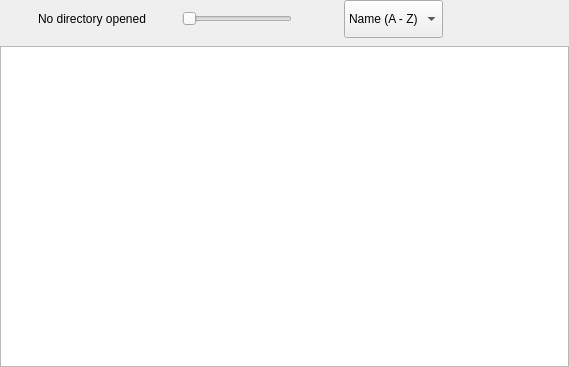
<?xml version="1.0" encoding="UTF-8"?>
<ui version="4.0">
 <class>FolderView</class>
 <widget class="QWidget" name="FolderView">
  <property name="geometry">
   <rect>
    <x>0</x>
    <y>0</y>
    <width>569</width>
    <height>367</height>
   </rect>
  </property>
  <property name="focusPolicy">
   <enum>Qt::StrongFocus</enum>
  </property>
  <property name="windowTitle">
   <string>Form</string>
  </property>
  <layout class="QVBoxLayout" name="verticalLayout">
   <property name="spacing">
    <number>8</number>
   </property>
   <property name="leftMargin">
    <number>0</number>
   </property>
   <property name="topMargin">
    <number>0</number>
   </property>
   <property name="rightMargin">
    <number>0</number>
   </property>
   <property name="bottomMargin">
    <number>0</number>
   </property>
   <item>
    <widget class="QWidget" name="panel" native="true">
     <property name="sizePolicy">
      <sizepolicy hsizetype="Preferred" vsizetype="Fixed">
       <horstretch>0</horstretch>
       <verstretch>0</verstretch>
      </sizepolicy>
     </property>
     <property name="minimumSize">
      <size>
       <width>0</width>
       <height>38</height>
      </size>
     </property>
     <property name="maximumSize">
      <size>
       <width>16777215</width>
       <height>38</height>
      </size>
     </property>
     <property name="accessibleName">
      <string>FolderViewPanel</string>
     </property>
     <layout class="QHBoxLayout" name="horizontalLayout_5">
      <property name="spacing">
       <number>0</number>
      </property>
      <property name="leftMargin">
       <number>0</number>
      </property>
      <property name="topMargin">
       <number>0</number>
      </property>
      <property name="rightMargin">
       <number>0</number>
      </property>
      <property name="bottomMargin">
       <number>0</number>
      </property>
      <item>
       <widget class="ActionButton" name="openButton" native="true">
        <property name="sizePolicy">
         <sizepolicy hsizetype="Minimum" vsizetype="Fixed">
          <horstretch>0</horstretch>
          <verstretch>0</verstretch>
         </sizepolicy>
        </property>
        <property name="minimumSize">
         <size>
          <width>38</width>
          <height>38</height>
         </size>
        </property>
        <property name="maximumSize">
         <size>
          <width>38</width>
          <height>38</height>
         </size>
        </property>
        <property name="accessibleName">
         <string>PanelButton</string>
        </property>
       </widget>
      </item>
      <item>
       <layout class="QHBoxLayout" name="horizontalLayout_3">
        <property name="spacing">
         <number>0</number>
        </property>
        <property name="leftMargin">
         <number>0</number>
        </property>
        <property name="topMargin">
         <number>0</number>
        </property>
        <property name="rightMargin">
         <number>0</number>
        </property>
        <property name="bottomMargin">
         <number>0</number>
        </property>
        <item>
         <widget class="QLabel" name="directoryPathLabel">
          <property name="sizePolicy">
           <sizepolicy hsizetype="Minimum" vsizetype="Preferred">
            <horstretch>0</horstretch>
            <verstretch>0</verstretch>
           </sizepolicy>
          </property>
          <property name="minimumSize">
           <size>
            <width>120</width>
            <height>0</height>
           </size>
          </property>
          <property name="accessibleName">
           <string>FolderViewPathBar</string>
          </property>
          <property name="text">
           <string>No directory opened</string>
          </property>
         </widget>
        </item>
       </layout>
      </item>
      <item>
       <spacer name="horizontalSpacer">
        <property name="orientation">
         <enum>Qt::Horizontal</enum>
        </property>
        <property name="sizeType">
         <enum>QSizePolicy::MinimumExpanding</enum>
        </property>
        <property name="sizeHint" stdset="0">
         <size>
          <width>10</width>
          <height>20</height>
         </size>
        </property>
       </spacer>
      </item>
      <item>
       <layout class="QHBoxLayout" name="horizontalLayout_4">
        <property name="spacing">
         <number>6</number>
        </property>
        <property name="leftMargin">
         <number>2</number>
        </property>
        <property name="topMargin">
         <number>0</number>
        </property>
        <property name="rightMargin">
         <number>2</number>
        </property>
        <property name="bottomMargin">
         <number>0</number>
        </property>
        <item>
         <widget class="QSlider" name="zoomSlider">
          <property name="sizePolicy">
           <sizepolicy hsizetype="Fixed" vsizetype="Fixed">
            <horstretch>0</horstretch>
            <verstretch>0</verstretch>
           </sizepolicy>
          </property>
          <property name="minimumSize">
           <size>
            <width>110</width>
            <height>0</height>
           </size>
          </property>
          <property name="maximumSize">
           <size>
            <width>110</width>
            <height>16777215</height>
           </size>
          </property>
          <property name="focusPolicy">
           <enum>Qt::NoFocus</enum>
          </property>
          <property name="contextMenuPolicy">
           <enum>Qt::NoContextMenu</enum>
          </property>
          <property name="accessibleName">
           <string>FolderViewSlider</string>
          </property>
          <property name="orientation">
           <enum>Qt::Horizontal</enum>
          </property>
          <property name="tickPosition">
           <enum>QSlider::NoTicks</enum>
          </property>
         </widget>
        </item>
       </layout>
      </item>
      <item>
       <widget class="ActionButton" name="showLabelsButton" native="true">
        <property name="minimumSize">
         <size>
          <width>38</width>
          <height>38</height>
         </size>
        </property>
        <property name="maximumSize">
         <size>
          <width>38</width>
          <height>38</height>
         </size>
        </property>
        <property name="accessibleName">
         <string>CheckableButton</string>
        </property>
       </widget>
      </item>
      <item>
       <spacer name="horizontalSpacer_3">
        <property name="orientation">
         <enum>Qt::Horizontal</enum>
        </property>
        <property name="sizeType">
         <enum>QSizePolicy::Maximum</enum>
        </property>
        <property name="sizeHint" stdset="0">
         <size>
          <width>12</width>
          <height>20</height>
         </size>
        </property>
       </spacer>
      </item>
      <item>
       <widget class="QComboBox" name="sortingComboBox">
        <property name="sizePolicy">
         <sizepolicy hsizetype="Preferred" vsizetype="MinimumExpanding">
          <horstretch>0</horstretch>
          <verstretch>0</verstretch>
         </sizepolicy>
        </property>
        <property name="focusPolicy">
         <enum>Qt::NoFocus</enum>
        </property>
        <property name="contextMenuPolicy">
         <enum>Qt::NoContextMenu</enum>
        </property>
        <property name="accessibleName">
         <string>PanelComboBox</string>
        </property>
        <property name="frame">
         <bool>true</bool>
        </property>
        <item>
         <property name="text">
          <string>Name (A - Z)</string>
         </property>
        </item>
        <item>
         <property name="text">
          <string>Name (Z - A)</string>
         </property>
        </item>
        <item>
         <property name="text">
          <string>Size</string>
         </property>
        </item>
        <item>
         <property name="text">
          <string>Size (desc.)</string>
         </property>
        </item>
        <item>
         <property name="text">
          <string>Oldest</string>
         </property>
        </item>
        <item>
         <property name="text">
          <string>Newest</string>
         </property>
        </item>
       </widget>
      </item>
      <item>
       <spacer name="horizontalSpacer_2">
        <property name="orientation">
         <enum>Qt::Horizontal</enum>
        </property>
        <property name="sizeType">
         <enum>QSizePolicy::Maximum</enum>
        </property>
        <property name="sizeHint" stdset="0">
         <size>
          <width>12</width>
          <height>20</height>
         </size>
        </property>
       </spacer>
      </item>
      <item>
       <widget class="ActionButton" name="docViewButton" native="true">
        <property name="sizePolicy">
         <sizepolicy hsizetype="Minimum" vsizetype="Fixed">
          <horstretch>0</horstretch>
          <verstretch>0</verstretch>
         </sizepolicy>
        </property>
        <property name="minimumSize">
         <size>
          <width>38</width>
          <height>38</height>
         </size>
        </property>
        <property name="maximumSize">
         <size>
          <width>38</width>
          <height>38</height>
         </size>
        </property>
        <property name="accessibleName">
         <string>PanelButton</string>
        </property>
       </widget>
      </item>
      <item>
       <widget class="ActionButton" name="settingsButton" native="true">
        <property name="sizePolicy">
         <sizepolicy hsizetype="Minimum" vsizetype="Fixed">
          <horstretch>0</horstretch>
          <verstretch>0</verstretch>
         </sizepolicy>
        </property>
        <property name="minimumSize">
         <size>
          <width>38</width>
          <height>38</height>
         </size>
        </property>
        <property name="maximumSize">
         <size>
          <width>38</width>
          <height>38</height>
         </size>
        </property>
        <property name="accessibleName">
         <string>PanelButton</string>
        </property>
       </widget>
      </item>
      <item>
       <widget class="ActionButton" name="exitButton" native="true">
        <property name="sizePolicy">
         <sizepolicy hsizetype="Minimum" vsizetype="Fixed">
          <horstretch>0</horstretch>
          <verstretch>0</verstretch>
         </sizepolicy>
        </property>
        <property name="minimumSize">
         <size>
          <width>38</width>
          <height>38</height>
         </size>
        </property>
        <property name="maximumSize">
         <size>
          <width>38</width>
          <height>38</height>
         </size>
        </property>
        <property name="accessibleName">
         <string>PanelButton</string>
        </property>
       </widget>
      </item>
     </layout>
    </widget>
   </item>
   <item>
    <layout class="QHBoxLayout" name="horizontalLayout_2">
     <property name="leftMargin">
      <number>0</number>
     </property>
     <property name="topMargin">
      <number>0</number>
     </property>
     <property name="rightMargin">
      <number>0</number>
     </property>
     <property name="bottomMargin">
      <number>0</number>
     </property>
     <item>
      <widget class="FolderGridView" name="thumbnailGrid"/>
     </item>
    </layout>
   </item>
  </layout>
 </widget>
 <customwidgets>
  <customwidget>
   <class>FolderGridView</class>
   <extends>QGraphicsView</extends>
   <header>gui/folderview/foldergridview.h</header>
  </customwidget>
  <customwidget>
   <class>ActionButton</class>
   <extends>QWidget</extends>
   <header>gui/customwidgets/actionbutton.h</header>
   <container>1</container>
  </customwidget>
 </customwidgets>
 <resources/>
 <connections/>
</ui>
